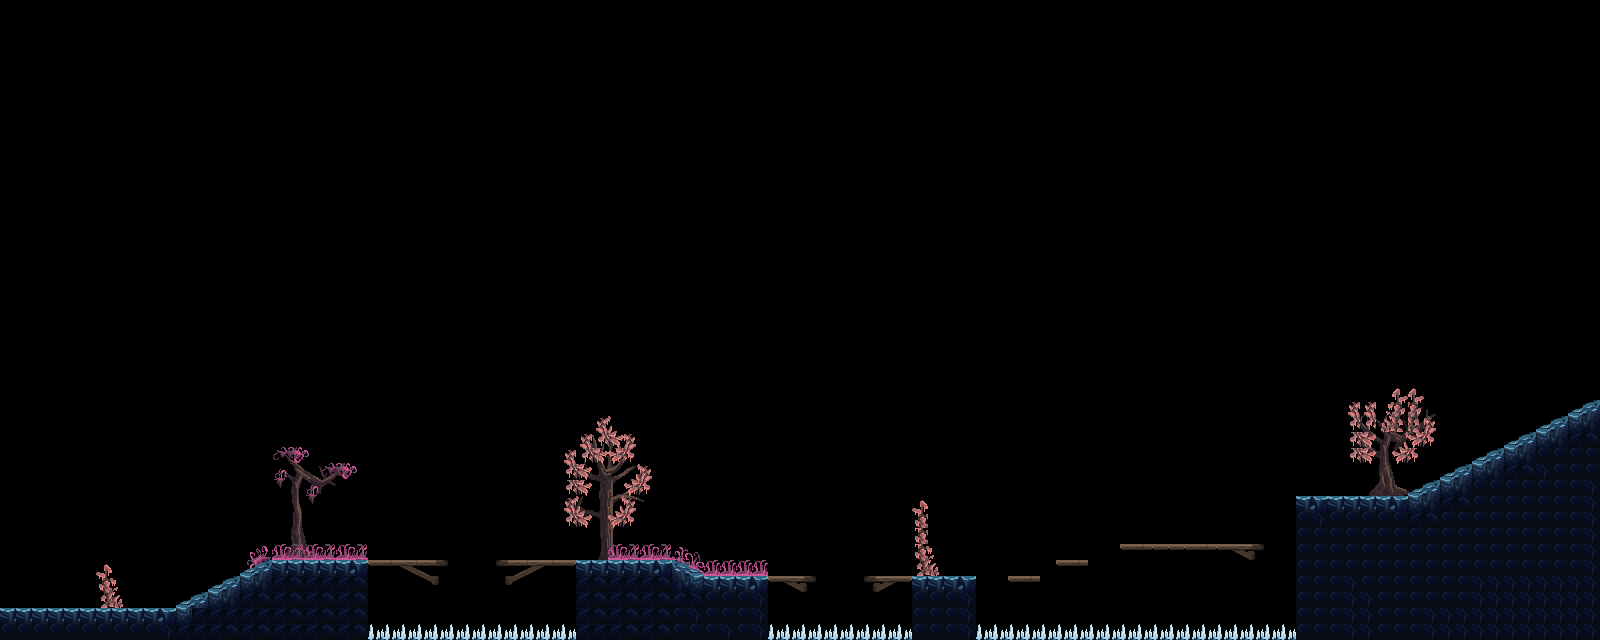

A level layout from a 2D game, rendered from its tile map. Below: a short description, then the map file with tile-grid data replaced by summaries:
An orthogonal 100x40 tile map with 16x16 px tiles, 2 tile layers (enviroment, platforms), 2 tilesets.

<map version="1.8" tiledversion="1.8.4" orientation="orthogonal" renderorder="right-down" width="100" height="40" tilewidth="16" tileheight="16" infinite="0" nextlayerid="3" nextobjectid="1">
 <tileset firstgid="1" name="main_lev_build_1" tilewidth="16" tileheight="16" tilecount="4096" columns="64">
  <image source="main_lev_build_1.png" width="1024" height="1024" />
 </tileset>
 <tileset firstgid="4097" name="main_lev_build_2" tilewidth="16" tileheight="16" tilecount="4096" columns="64">
  <image source="main_lev_build_2.png" width="1024" height="1024" />
 </tileset>
 <layer id="2" name="enviroment" width="100" height="40">
  <data>[4000 cells, 198 non-empty, 147 distinct tile ids]</data>
 </layer>
 <layer id="1" name="platforms" width="100" height="40">
  <data>[4000 cells, 478 non-empty, 70 distinct tile ids]</data>
 </layer>
</map>
